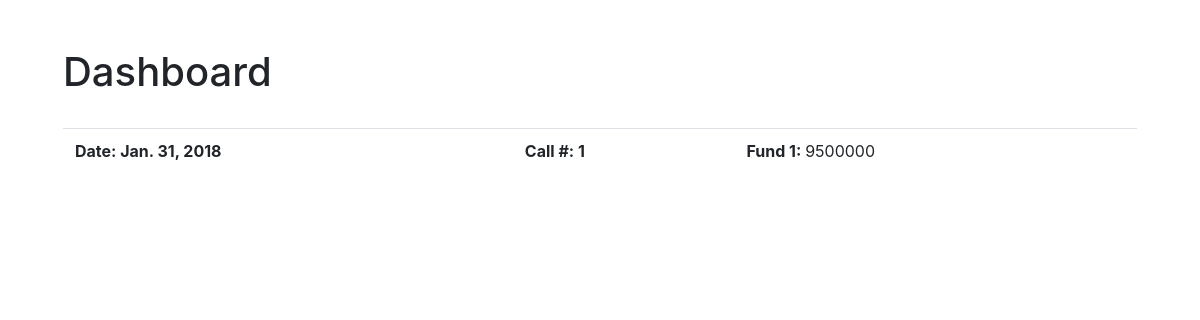
The app's page /, older data.
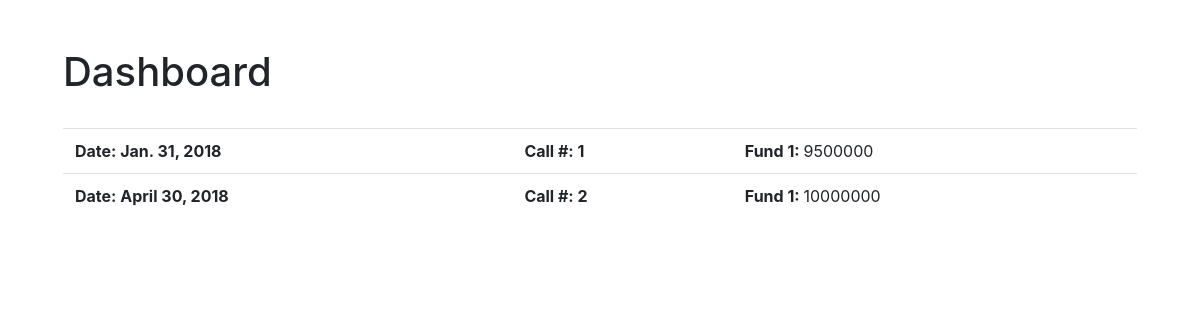
The same page, newer data.
### funding/models.py (models this page shows, shortened)
class data_call(models.Model):
    call_id = models.AutoField(primary_key=True)
    date = models.DateField()
    investment_name = models.CharField(max_length=40)
    capital_requirement = models.IntegerField()

class data_fund_investment(models.Model):
    id = models.AutoField(primary_key=True)
    call_id = models.ForeignKey(data_call, on_delete=models.CASCADE)
    commitment_id = models.ForeignKey(data_commitment, on_delete=models.CASCADE)
    fund_id = models.ForeignKey(data_fund, on_delete=models.CASCADE)

### funding/views.py (the view)
# urls.py: path('', views.index, name='index'),
def index(request):
    latest_fund_list = data_fund.objects.order_by('fund_id')[:5]
    data_calls = data_call.objects.all() # optimizing
    template = loader.get_template('funding/index.html')
    context = {
        'latest_fund_list': latest_fund_list,
        'data_calls': data_calls,
    }
    return HttpResponse(template.render(context, request))

### funding/templates/funding/index.html (shortened to what this page needs)
<html><head>
<link rel="stylesheet" href="https://stackpath.bootstrapcdn.com/bootstrap/4.3.1/css/bootstrap.min.css">
</head>
<body class=" m-5">
<div class="container">
<h1>Dashboard</h1>
</div>
<br />
<div class="container">
{% if data_calls %}
    <table class="table table-hover">
    {% for data_call in data_calls %}
    <tr>
        <td><strong>Date: {{data_call.date}}</strong></td>
        <td><strong>Call #: {{data_call.call_id}}</strong></td>
        <td>
        {% for data_fund_investment in data_call.data_fund_investment_set.all %}
            <strong>Fund {{ forloop.counter }}: </strong>{{data_fund_investment.call_id.capital_requirement}}
        {% endfor %}
        </td>
    </tr>
    {% endfor %}
    </table>
{% endif %}
</div>
</body>
</html>

Row changes from the older to the newer data that the page shows:
added data_call: date "April 30, 2018", call_id "2"
added data_fund_investment: call_id.capital_requirement "10000000", shown under "April 30, 2018"
